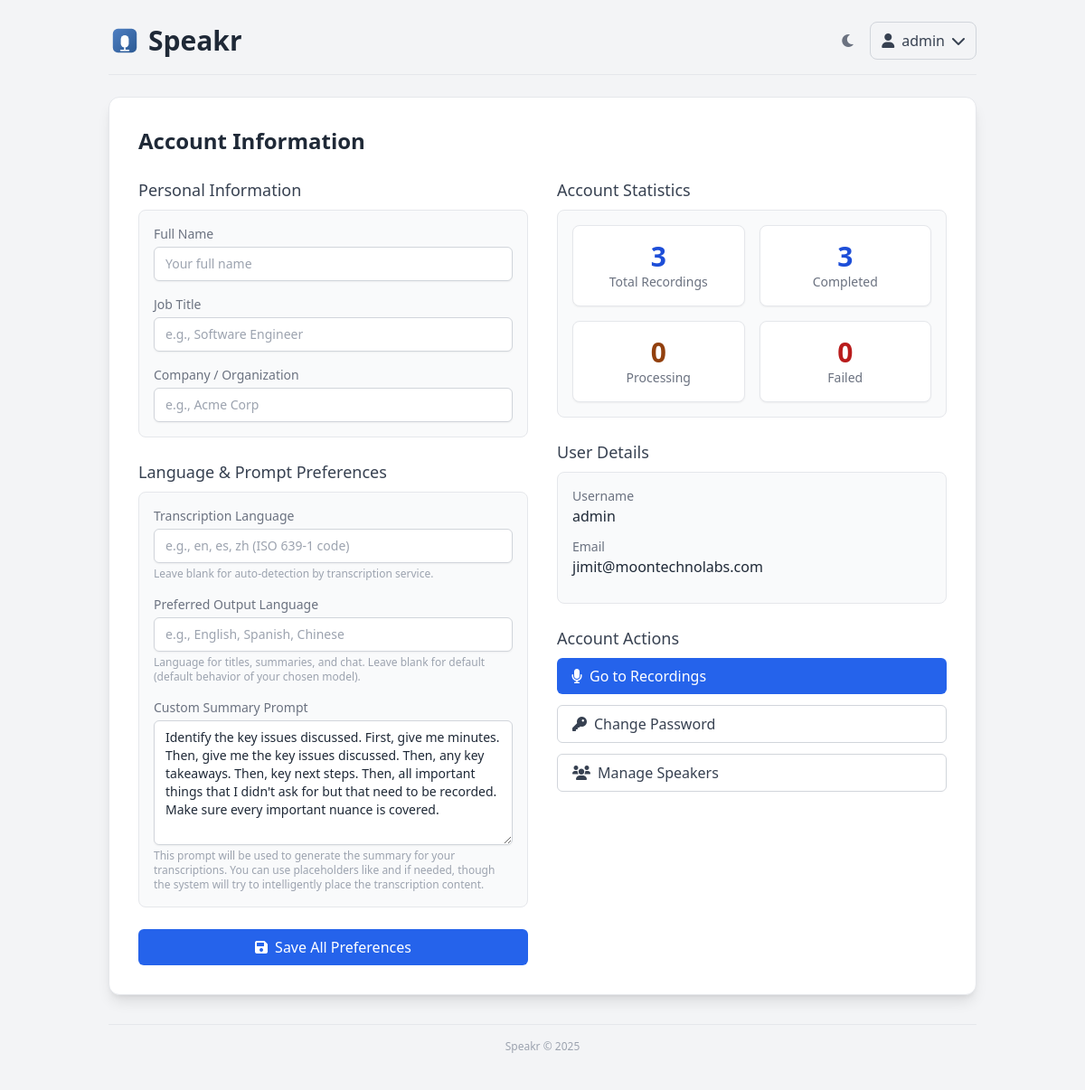
Page /account (signed in) on the committed database.
### app.py (models this page shows, shortened)
class User(db.Model, UserMixin):
    id = db.Column(db.Integer, primary_key=True)
    username = db.Column(db.String(20), unique=True, nullable=False)
    email = db.Column(db.String(120), unique=True, nullable=False)
    password = db.Column(db.String(60), nullable=False)
    is_admin = db.Column(db.Boolean, default=False)
    recordings = db.relationship('Recording', backref='owner', lazy=True)
    transcription_language = db.Column(db.String(10), nullable=True) # For ISO 639-1 codes
    output_language = db.Column(db.String(50), nullable=True) # For full language names like "Spanish"
    summary_prompt = db.Column(db.Text, nullable=True)
    name = db.Column(db.String(100), nullable=True)
    job_title = db.Column(db.String(100), nullable=True)
    company = db.Column(db.String(100), nullable=True)
    diarize = db.Column(db.Boolean, default=False)

### app.py (the view, shortened to what this page needs)
@app.route('/account', methods=['GET', 'POST'])
@login_required
def account():
    default_summary_prompt_text = """Identify the key issues discussed. First, give me minutes. Then, give me the key issues discussed. Then, any key takeaways. Then, key next steps. Then, all important things that I didn't ask for but that need to be recorded. Make sure every important nuance is covered."""
    asr_diarize_locked = 'ASR_DIARIZE' in os.environ
    return render_template('account.html',
                           title='Account',
                           default_summary_prompt_text=default_summary_prompt_text,
                           use_asr_endpoint=USE_ASR_ENDPOINT,
                           asr_diarize_locked=asr_diarize_locked,
                           asr_diarize_env_value=ASR_DIARIZE)

### templates/account.html (shortened to what this page needs)
<!DOCTYPE html>
<html lang="en">
<head>
    <script src="https://cdn.tailwindcss.com"></script>
    <link href="https://cdnjs.cloudflare.com/ajax/libs/font-awesome/6.0.0/css/all.min.css" rel="stylesheet">
</head>
<body class="bg-[var(--bg-primary)] text-[var(--text-primary)]">
    <div class="container mx-auto px-4 sm:px-6 lg:px-8 py-6 flex flex-col min-h-screen">
        <header class="flex justify-between items-center mb-6 pb-4 border-b border-[var(--border-primary)]">
            <h1 class="text-3xl font-bold text-[var(--text-primary)]">
                <a href="{{ url_for('index') }}" class="flex items-center">
                    <img src="{{ url_for('static', filename='img/favicon.svg') }}" alt="Speakr Logo" class="h-9 w-9 mr-2">
                    Speakr
                </a>
            </h1>
            <div class="flex items-center space-x-2">
                <button id="darkModeToggle" class="p-2 rounded-full text-[var(--text-muted)] hover:bg-[var(--bg-tertiary)] dark:text-gray-400 dark:hover:bg-gray-700 transition-colors duration-200">
                    <i id="darkModeIcon" class="fas fa-moon"></i>
                </button>
                <div class="relative" id="userDropdown">
                    <button id="userDropdownButton" class="flex items-center px-3 py-2 border border-[var(--border-secondary)] rounded-lg text-[var(--text-secondary)] hover:text-[var(--text-accent)] focus:outline-none">
                        <i class="fas fa-user mr-2"></i>
                        <span>{{ current_user.username }}</span>
                        <i class="fas fa-chevron-down ml-2"></i>
                    </button>
                </div>
            </div>
        </header>
        <main class="flex-grow">
            <div class="bg-[var(--bg-secondary)] p-8 rounded-xl shadow-lg border border-[var(--border-primary)]">
                <h2 class="text-2xl font-semibold text-[var(--text-primary)] mb-6">Account Information</h2>
                <div class="grid grid-cols-1 md:grid-cols-2 gap-8">
                    <div>
                        <form method="POST" action="{{ url_for('account') }}" class="space-y-6">
                            <div class="mb-6">
                                <h3 class="text-lg font-medium text-[var(--text-secondary)] mb-2">Personal Information</h3>
                                <div class="bg-[var(--bg-tertiary)] p-4 rounded-lg border border-[var(--border-primary)] space-y-4">
                                    <div>
                                        <label for="user_name" class="block text-sm font-medium text-[var(--text-muted)]">Full Name</label>
                                        <input type="text" name="user_name" id="user_name" value="{{ current_user.name or '' }}" placeholder="Your full name" class="mt-1 block w-full px-3 py-2 border border-[var(--border-secondary)] rounded-md shadow-sm focus:outline-none focus:ring-[var(--border-focus)] focus:border-[var(--border-focus)] sm:text-sm bg-[var(--bg-input)] text-[var(--text-primary)]">
                                    </div>
                                    <div>
                                        <label for="user_job_title" class="block text-sm font-medium text-[var(--text-muted)]">Job Title</label>
                                        <input type="text" name="user_job_title" id="user_job_title" value="{{ current_user.job_title or '' }}" placeholder="e.g., Software Engineer" class="mt-1 block w-full px-3 py-2 border border-[var(--border-secondary)] rounded-md shadow-sm focus:outline-none focus:ring-[var(--border-focus)] focus:border-[var(--border-focus)] sm:text-sm bg-[var(--bg-input)] text-[var(--text-primary)]">
                                    </div>
                                    <div>
                                        <label for="user_company" class="block text-sm font-medium text-[var(--text-muted)]">Company / Organization</label>
                                        <input type="text" name="user_company" id="user_company" value="{{ current_user.company or '' }}" placeholder="e.g., Acme Corp" class="mt-1 block w-full px-3 py-2 border border-[var(--border-secondary)] rounded-md shadow-sm focus:outline-none focus:ring-[var(--border-focus)] focus:border-[var(--border-focus)] sm:text-sm bg-[var(--bg-input)] text-[var(--text-primary)]">
                                    </div>
                                </div>
                            </div>
                            <div class="mb-6">
                                <h3 class="text-lg font-medium text-[var(--text-secondary)] mb-2">Language & Prompt Preferences</h3>
                                <div class="bg-[var(--bg-tertiary)] p-4 rounded-lg border border-[var(--border-primary)] space-y-4">
                                    <div>
                                        <label for="transcription_language" class="block text-sm font-medium text-[var(--text-muted)]">Transcription Language</label>
                                        <input type="text" name="transcription_language" id="transcription_language" value="{{ current_user.transcription_language or '' }}" placeholder="e.g., en, es, zh (ISO 639-1 code)" class="mt-1 block w-full px-3 py-2 border border-[var(--border-secondary)] rounded-md shadow-sm focus:outline-none focus:ring-[var(--border-focus)] focus:border-[var(--border-focus)] sm:text-sm bg-[var(--bg-input)] text-[var(--text-primary)]">
                                        <p class="text-xs text-[var(--text-light)] mt-1">Leave blank for auto-detection by transcription service.</p>
                                    </div>
                                    <div>
                                        <label for="output_language" class="block text-sm font-medium text-[var(--text-muted)]">Preferred Output Language</label>
                                        <input type="text" name="output_language" id="output_language" value="{{ current_user.output_language or '' }}" placeholder="e.g., English, Spanish, Chinese" class="mt-1 block w-full px-3 py-2 border border-[var(--border-secondary)] rounded-md shadow-sm focus:outline-none focus:ring-[var(--border-focus)] focus:border-[var(--border-focus)] sm:text-sm bg-[var(--bg-input)] text-[var(--text-primary)]">
                                        <p class="text-xs text-[var(--text-light)] mt-1">Language for titles, summaries, and chat. Leave blank for default (default behavior of your chosen model).</p>
                                    </div>
                                    <div>
                                        <label for="summary_prompt" class="block text-sm font-medium text-[var(--text-muted)]">Custom Summary Prompt</label>
                                        <textarea name="summary_prompt" id="summary_prompt" rows="6" placeholder="Describe how you want your summaries structured. Leave blank to use the default prompt." class="mt-1 block w-full px-3 py-2 border border-[var(--border-secondary)] rounded-md shadow-sm focus:outline-none focus:ring-[var(--border-focus)] focus:border-[var(--border-focus)] sm:text-sm bg-[var(--bg-input)] text-[var(--text-primary)]">{{ current_user.summary_prompt or default_summary_prompt_text }}</textarea>
                                        <p class="text-xs text-[var(--text-light)] mt-1">This prompt will be used to generate the summary for your transcriptions. You can use placeholders like {{transcription}} and {{language_directive}} if needed, though the system will try to intelligently place the transcription content.</p>
                                    </div>
                                </div>
                            </div>
                            <button type="submit" class="w-full inline-flex items-center justify-center px-4 py-2 bg-[var(--bg-button)] text-[var(--text-button)] rounded-md hover:bg-[var(--bg-button-hover)] focus:outline-none focus:ring-2 focus:ring-offset-2 focus:ring-[var(--border-focus)] transition-colors duration-200">
                                <i class="fas fa-save mr-2"></i> Save All Preferences
                            </button>
                        </form>
                    </div>
                    <div class="space-y-6">
                        <div>
                            <h3 class="text-lg font-medium text-[var(--text-secondary)] mb-2">Account Statistics</h3>
                            <div class="bg-[var(--bg-tertiary)] p-4 rounded-lg border border-[var(--border-primary)]">
                                <div class="grid grid-cols-2 gap-4">
                                    <div class="text-center p-4 bg-[var(--bg-secondary)] rounded-lg border border-[var(--border-primary)] shadow-sm">
                                        <span class="block text-3xl font-bold text-[var(--text-accent)]">{{ current_user.recordings|length }}</span>
                                        <span class="block text-sm text-[var(--text-muted)]">Total Recordings</span>
                                    </div>
                                    <div class="text-center p-4 bg-[var(--bg-secondary)] rounded-lg border border-[var(--border-primary)] shadow-sm">
                                        <span class="block text-3xl font-bold text-[var(--text-accent)]">
                                            {% set completed_count = current_user.recordings|selectattr('status', 'equalto', 'COMPLETED')|list|length %}
                                            {{ completed_count }}
                                        </span>
                                        <span class="block text-sm text-[var(--text-muted)]">Completed</span>
                                    </div>
                                    <div class="text-center p-4 bg-[var(--bg-secondary)] rounded-lg border border-[var(--border-primary)] shadow-sm">
                                        <span class="block text-3xl font-bold text-[var(--text-warn-strong)]">
                                            {% set processing_count = current_user.recordings|selectattr('status', 'in', ['PENDING', 'PROCESSING', 'SUMMARIZING'])|list|length %}
                                            {{ processing_count }}
                                        </span>
                                        <span class="block text-sm text-[var(--text-muted)]">Processing</span>
                                    </div>
                                    <div class="text-center p-4 bg-[var(--bg-secondary)] rounded-lg border border-[var(--border-primary)] shadow-sm">
                                        <span class="block text-3xl font-bold text-[var(--text-danger)]">
                                            {% set failed_count = current_user.recordings|selectattr('status', 'equalto', 'FAILED')|list|length %}
                                            {{ failed_count }}
                                        </span>
                                        <span class="block text-sm text-[var(--text-muted)]">Failed</span>
                                    </div>
                                </div>
                            </div>
                        </div>
                        <div class="mt-6">
                            <h3 class="text-lg font-medium text-[var(--text-secondary)] mb-2">User Details</h3>
                            <div class="bg-[var(--bg-tertiary)] p-4 rounded-lg border border-[var(--border-primary)]">
                                <div class="mb-3">
                                    <span class="block text-sm font-medium text-[var(--text-muted)]">Username</span>
                                    <span class="block text-[var(--text-primary)]">{{ current_user.username }}</span>
                                </div>
                                <div class="mb-3">
                                    <span class="block text-sm font-medium text-[var(--text-muted)]">Email</span>
                                    <span class="block text-[var(--text-primary)]">{{ current_user.email }}</span>
                                </div>
                            </div>
                        </div>
                        <div class="mt-6">
                            <h3 class="text-lg font-medium text-[var(--text-secondary)] mb-2">Account Actions</h3>
                            <div class="flex flex-col space-y-3">
                                <a href="{{ url_for('index') }}" class="inline-flex items-center px-4 py-2 bg-[var(--bg-button)] text-[var(--text-button)] rounded-md hover:bg-[var(--bg-button-hover)] focus:outline-none focus:ring-2 focus:ring-offset-2 focus:ring-[var(--border-focus)] transition-colors duration-200">
                                    <i class="fas fa-microphone mr-2"></i> Go to Recordings
                                </a>
                                <button id="changePasswordBtn" class="inline-flex items-center px-4 py-2 border border-[var(--border-secondary)] text-[var(--text-secondary)] rounded-md hover:bg-[var(--bg-tertiary)] hover:text-[var(--text-accent)] focus:outline-none focus:ring-2 focus:ring-offset-2 focus:ring-[var(--border-focus)] transition-colors duration-200">
                                    <i class="fas fa-key mr-2"></i> Change Password
                                </button>
                                <button id="manageSpeakersBtn" class="inline-flex items-center px-4 py-2 border border-[var(--border-secondary)] text-[var(--text-secondary)] rounded-md hover:bg-[var(--bg-tertiary)] hover:text-[var(--text-accent)] focus:outline-none focus:ring-2 focus:ring-offset-2 focus:ring-[var(--border-focus)] transition-colors duration-200">
                                    <i class="fas fa-users mr-2"></i> Manage Speakers
                                </button>
                            </div>
                        </div>
                    </div>
                </div>
            </div>
        </main>
        <footer class="text-center py-4 mt-8 text-xs text-[var(--text-light)] border-t border-[var(--border-primary)]">
            Speakr &copy; {{ now.year }}
        </footer>
    </div>
</body>
</html>

### rows in the picture
User: username "admin", summary_prompt "Identify the key issues discussed. First, give me minutes. Then, give me the key issues discussed. Then, any key takeaways. Then, key next steps. Then, all important things that I didn't ask for but that need to be recorded. Make sure every important nuance is covered.", email "jimit@moontechnolabs.com"

### other values in the picture
{{ current_user.recordings|length }} "3"
{{ completed_count }} "3"
{{ processing_count }} "0"
{{ failed_count }} "0"
